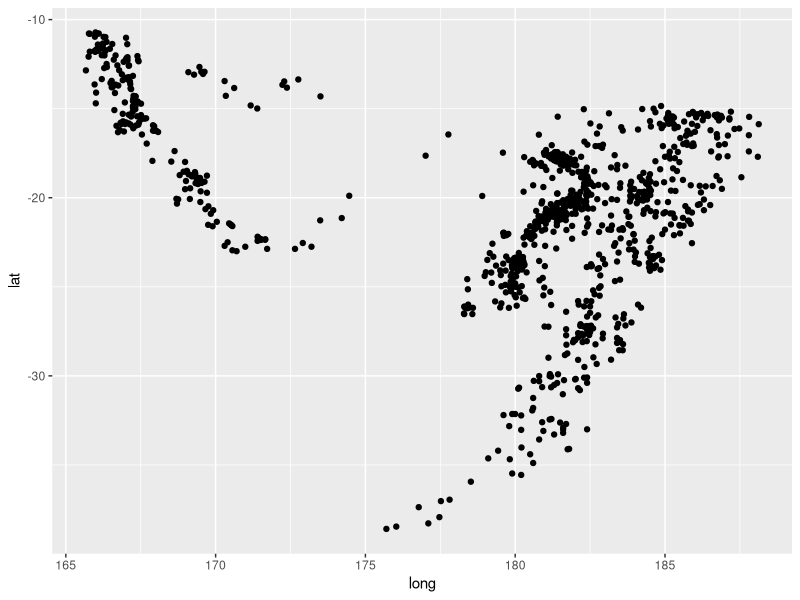

Source code (R):
# Our first R script

# Lines starting with a # are comments. You can write anything you like there and
# it will be ignored when 'run' in R/RStudio. These are useful for adding notes
# to yourself for later.

# This first command loads up the `tidyverse` library/package which includes
# `ggplot2` for creating pretty charts.
library(tidyverse)

# Now we'll load some data on earthquakes from around Fiji
data(quakes)

# Let's plot where the earthquakes are
ggplot(data=quakes) +
  geom_point(mapping=aes(x=long, y=lat))

# You can add more code or comments below here.
